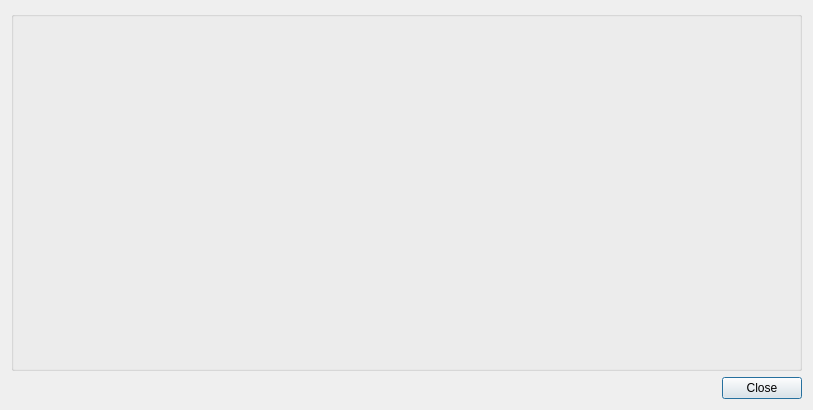
<?xml version="1.0" encoding="UTF-8"?>
<ui version="4.0">
 <class>DialogViz</class>
 <widget class="QDialog" name="DialogViz">
  <property name="geometry">
   <rect>
    <x>0</x>
    <y>0</y>
    <width>813</width>
    <height>410</height>
   </rect>
  </property>
  <property name="sizePolicy">
   <sizepolicy hsizetype="Expanding" vsizetype="Expanding">
    <horstretch>0</horstretch>
    <verstretch>0</verstretch>
   </sizepolicy>
  </property>
  <property name="windowTitle">
   <string>Visualization</string>
  </property>
  <layout class="QVBoxLayout" name="verticalLayout_2">
   <item>
    <widget class="QGroupBox" name="groupBoxMain">
     <property name="sizePolicy">
      <sizepolicy hsizetype="Expanding" vsizetype="Expanding">
       <horstretch>0</horstretch>
       <verstretch>0</verstretch>
      </sizepolicy>
     </property>
     <property name="title">
      <string/>
     </property>
     <layout class="QHBoxLayout" name="horizontalLayout">
      <item>
       <layout class="QVBoxLayout" name="verticalLayoutMain"/>
      </item>
     </layout>
    </widget>
   </item>
   <item>
    <widget class="QDialogButtonBox" name="buttonBox">
     <property name="orientation">
      <enum>Qt::Horizontal</enum>
     </property>
     <property name="standardButtons">
      <set>QDialogButtonBox::Close</set>
     </property>
    </widget>
   </item>
  </layout>
 </widget>
 <resources/>
 <connections>
  <connection>
   <sender>buttonBox</sender>
   <signal>accepted()</signal>
   <receiver>DialogViz</receiver>
   <slot>accept()</slot>
   <hints>
    <hint type="sourcelabel">
     <x>248</x>
     <y>254</y>
    </hint>
    <hint type="destinationlabel">
     <x>157</x>
     <y>274</y>
    </hint>
   </hints>
  </connection>
  <connection>
   <sender>buttonBox</sender>
   <signal>rejected()</signal>
   <receiver>DialogViz</receiver>
   <slot>reject()</slot>
   <hints>
    <hint type="sourcelabel">
     <x>316</x>
     <y>260</y>
    </hint>
    <hint type="destinationlabel">
     <x>286</x>
     <y>274</y>
    </hint>
   </hints>
  </connection>
 </connections>
</ui>
